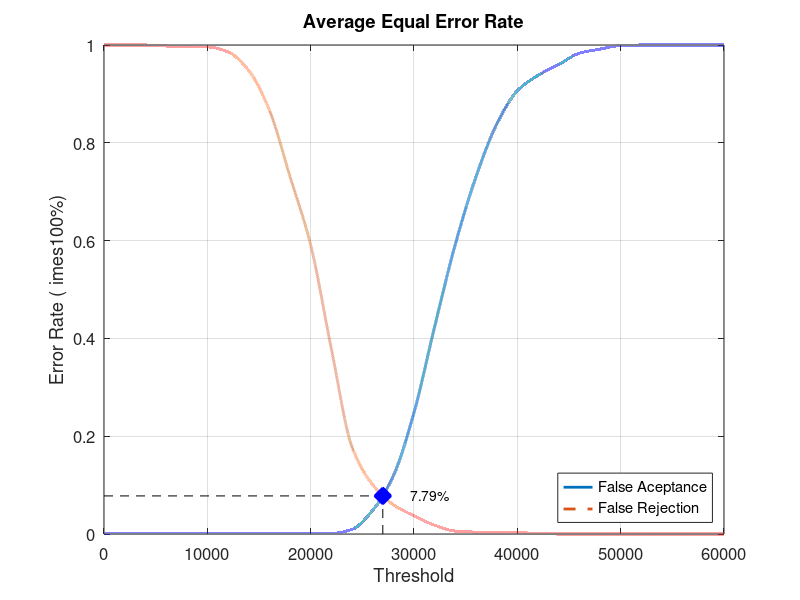
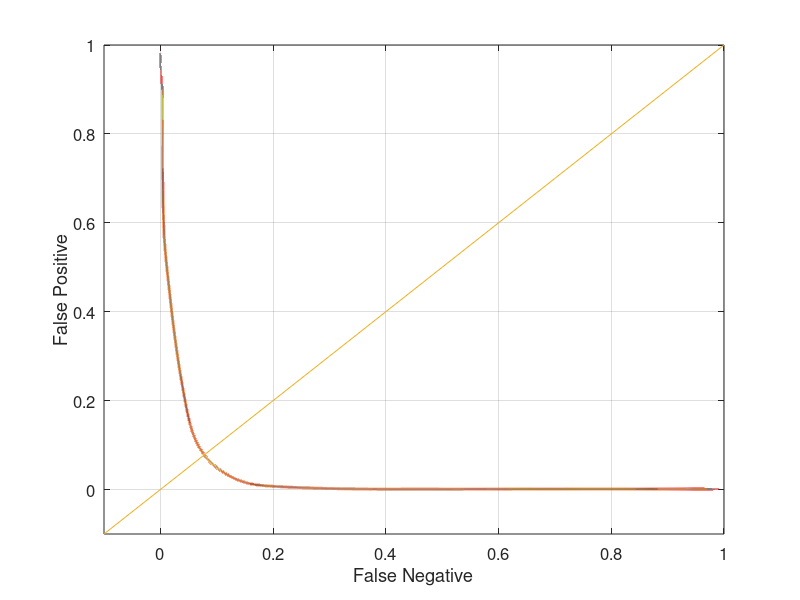

The MATLAB script that drew these images, in order:
close all;
clear;
clc;
x = 0:2000:60000;
xq = 0:0.5:60000;

y0 = [0 0.00105263 0.00105263 0.00105263 0.00105263 0.00105263 0.00105263 0.00105263 0.00105263 0.00105263 0.00105263 0.00105263 0.00947368 0.0484211 0.118947 0.248421 0.424211 0.592632 0.730526 0.837895 0.906316 0.937895 0.96 0.983158 0.991579 0.998947 1 1 1 1 1]
yy0 = interp1(x, y0, xq, 'pchip');
y1 = [1 1 1 0.998 0.996 0.996 0.986 0.948 0.867 0.731 0.591 0.379 0.178 0.101 0.06 0.037 0.018 0.006 0.004 0.004 0.003 0.001 0 0 0 0 0 0 0 0 0]
yy1 = interp1(x, y1, xq, 'pchip');

% Calculating EER: 
y2 = abs(y0 - y1);
find(y2 == min(y2))
yy2 = abs(yy0 - yy1);
xEER = find(yy2 == min(yy2));
xEERIndex = xq(xEER) % X-axis EER
yEER = yy0(xEER) % Y-axis EER

main = figure
plot(xq, yy0,'-','LineWidth', 2);	hold on
plot(xq, yy1,'--','LineWidth', 2);	hold on
plot([xEERIndex xEERIndex], [0 yEER], 'k--');	hold on
plot([0 xEERIndex], [yEER yEER], 'k--');	hold on
plot(xEERIndex, yEER, 'bx', 'LineWidth', 10);	hold on
text(xEERIndex + 10 * xEERIndex / 100, yEER, [num2str(round((10000 * yEER)) / 100) '%'])
legend('False Aceptance', 'False Rejection', 'Location', 'SouthEast')
xlabel('Threshold')
ylabel('Error Rate (	imes100%)')
title('Average Equal Error Rate')
set(gca, 'FontSize', 12)
axis([0 60000 0 1])
grid on

print(main, 'Database3AverageMain', '-dpng');
FNRxFPR = figure('Color', [1 1 1]);
plot(yy1, yy0, '-', yy1, yy0, 'LineWidth', 2);
hold on
y = -0.1:0.1:1
plot(y, y); 
set(gca, 'FontSize', 12)
xlabel('False Negative')
ylabel('False Positive')
axis([-0.1 1 -0.1 1])
set(gca, 'FontSize', 12)
grid on

print(FNRxFPR, 'Database3AverageFNRxFPR','-dpng');
